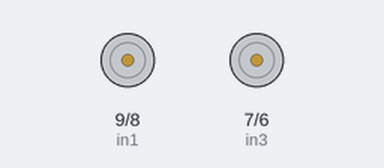
Bench run of a sketch on a simulated Arduino Uno, built with avr-gcc and run on an emulated ATmega328P. On the bench: motor-driver pin pairs drawn as motors (green arrow = first pin HIGH = forward, orange = second pin HIGH = backward, longer = more drive, scaled by the enable pin).

Above: at 0.5 s.
At 25.0 s:
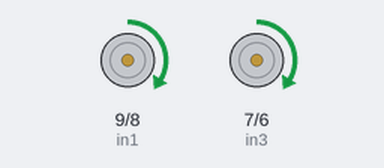
Timing chart, 0 to 29.9 s (numbered marks = the images above):
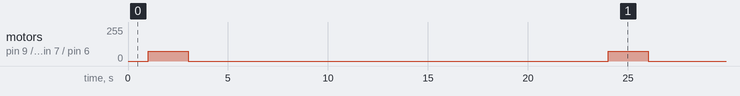

Measured:
- by itself, motor on pin 9 (in1) / pin 8 (in2), motor on pin 7 (in3) / pin 6 (in4): alternates forward 75/255 for 2.0 s and stopped for 21.0 s

The sketch:

dc_motor_drver.ino
```cpp
// connect motor controller pins to Arduino digital pins
// motor one
int enR = 10;
int in1 = 9;
int in2 = 8;
// motor two
int enL = 5;
int in3 = 7;
int in4 = 6;

void setup()
{
  // set all the motor control pins to outputs
  pinMode(enR, OUTPUT);
  pinMode(enL, OUTPUT);
  pinMode(in1, OUTPUT);
  pinMode(in2, OUTPUT);
  pinMode(in3, OUTPUT);
  pinMode(in4, OUTPUT);
}
void loop()
{
  delay(1000);
  // this function will run the motors in both directions at a fixed speed
  // turn on right motor
  digitalWrite(in1, HIGH);
  digitalWrite(in2, LOW);
  digitalWrite(in3, HIGH);
  digitalWrite(in4, LOW);
  analogWrite(enR, 75);
  analogWrite(enL, 75);
  delay(2000);

  // turn off motor A
  digitalWrite(in1, LOW);
  digitalWrite(in2, LOW);
  // turn off motor B
  digitalWrite(in3, LOW);
  digitalWrite(in4, LOW);
  delay(20000);

}
```
